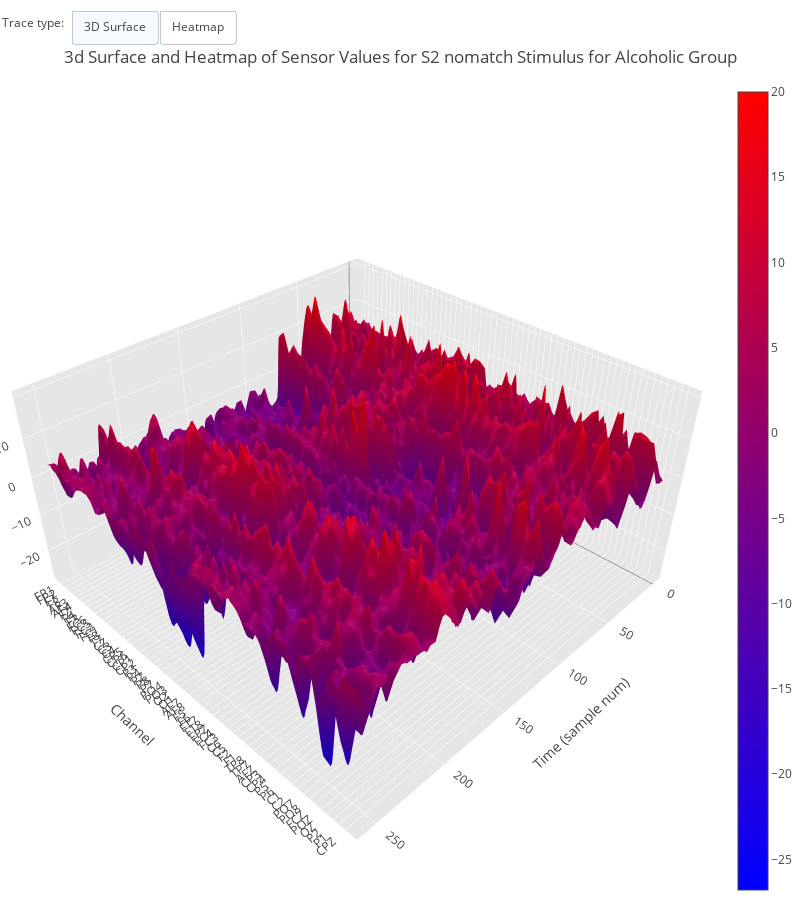

This figure's notebook cell:
### Code cell
plot_3dSurface_and_heatmap(stimulus=stimulus, group='a', df=S1_sample_df)

### Figure 1 — Plotly figure (JSON) as saved in the notebook; plotly's stock layout.template omitted (floating-point values rounded to 4 significant figures; data arrays with more than 128 entries replaced by an {"elided": "..."} marker saying what was removed)
{"data": [{"colorscale": "Bluered", "type": "surface", "uid": "c9b95fc6-7b67-4ba8-9f95-702b4ee75798", "z": {"elided": "61x256 float values"}}], "layout": {"annotations": [{"align": "left", "showarrow": false, "text": "Trace type:", "x": 0, "y": 1.085, "yref": "paper"}], "autosize": false, "height": 900, "margin": {"b": 0, "l": 0, "r": 0, "t": 0}, "scene": {"aspectmode": "manual", "aspectratio": {"x": 1, "y": 1, "z": 0.5}, "xaxis": {"backgroundcolor": "rgb(230, 230,230)", "gridcolor": "rgb(255, 255, 255)", "showbackground": true, "title": {"text": "Time (sample num)"}}, "yaxis": {"backgroundcolor": "rgb(230, 230, 230)", "gridcolor": "rgb(255, 255, 255)", "showbackground": true, "ticktext": ["FP1", "FP2", "F7", "F8", "AF3", "AF4", "FZ", "F4", "F3", "FC6", "FC5", "FC2", "FC1", "T8", "T7", "CZ", "C3", "C4", "CP5", "CP6", "CP1", "CP2", "P3", "P4", "PZ", "P8", "P7", "PO4", "PO3", "O2", "O1", "AF7", "AF8", "F5", "F6", "FT7", "FT8", "FPZ", "FC4", "FC3", "C6", "C5", "F2", "F1", "TP8", "TP7", "AFZ", "CP3", "CP4", "P5", "P6", "C1", "C2", "PO7", "PO8", "FCZ", "POZ", "OZ", "P2", "P1", "CPZ"], "tickvals": [0, 1, 2, 3, 4, 5, 6, 7, 8, 9, 10, 11, 12, 13, 14, 15, 16, 17, 18, 19, 20, 21, 22, 23, 24, 25, 26, 27, 28, 29, 30, 31, 32, 33, 34, 35, 36, 37, 38, 39, 40, 41, 42, 43, 44, 45, 46, 47, 48, 49, 50, 51, 52, 53, 54, 55, 56, 57, 58, 59, 60], "title": {"text": "Channel"}, "zerolinecolor": "rgb(255, 255, 255)"}, "zaxis": {"backgroundcolor": "rgb(230, 230,230)", "gridcolor": "rgb(255, 255, 255)", "showbackground": true, "title": {"text": "Sensor Value"}, "zerolinecolor": "rgb(255, 255, 255)"}}, "title": {"text": "<br>3d Surface and Heatmap of Sensor Values for S2 nomatch Stimulus for Alcoholic Group"}, "updatemenus": [{"buttons": [{"args": ["type", "surface"], "label": "3D Surface", "method": "restyle"}, {"args": ["type", "heatmap"], "label": "Heatmap", "method": "restyle"}], "direction": "left", "pad": {"r": 10, "t": 10}, "showactive": true, "type": "buttons", "x": 0.1, "xanchor": "left", "y": 1.1, "yanchor": "top"}], "width": 800}}
